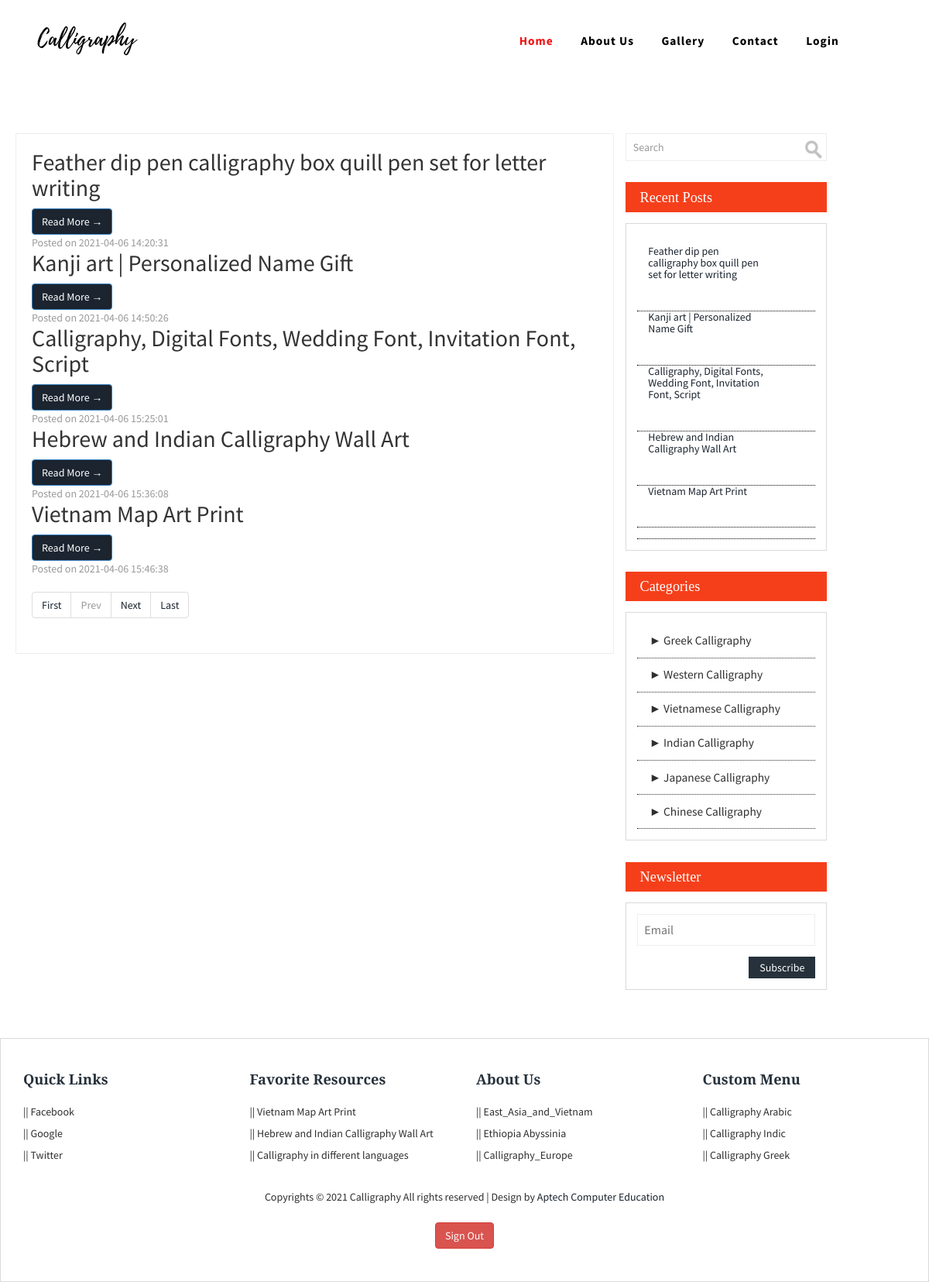
Screenshot of /search.php with the database file from the repository.
### tables this page shows
CREATE TABLE `post` (
  `id` int(11) NOT NULL,
  `PostTitle` longtext NOT NULL,
  `CategoryId` int(11) NOT NULL,
  `SubCategoryId` int(11) NOT NULL,
  `PostDetails` longtext NOT NULL,
  `PostingDate` timestamp NOT NULL DEFAULT current_timestamp(),
  `UpdationDate` timestamp NOT NULL DEFAULT current_timestamp(),
  `Is_Active` int(1) NOT NULL,
  `PostUrl` mediumtext NOT NULL,
  `PostImage` varchar(255) NOT NULL
);

CREATE TABLE `category` (
  `id` int(11) NOT NULL,
  `CategoryName` varchar(255) NOT NULL,
  `Description` mediumtext NOT NULL,
  `PostingDate` timestamp NOT NULL DEFAULT current_timestamp(),
  `UpdationDate` timestamp NOT NULL DEFAULT current_timestamp(),
  `Is_Active` int(1) NOT NULL
);

### search.php (the view, shortened to what this page needs)
<?php
include('partials/connect.php');
?>
<!DOCTYPE html>
<html lang="en">
<?php
include("partials/head.php");
?>
<body>
<?php include('partials/header.php'); ?>
<div class="container" style="padding: 20px;">
    <div class="row" style="margin-top: 4%">
        <div class="col-md-8" style="height: 100%;border: 1px solid #eee;padding: 20px;">
            <?php
            if (isset($_GET['pageno'])) :
                $pageno = $_GET['pageno'];
            else :
                $pageno = 1;
            endif;
            $no_of_records_per_page = 5;
            $offset = ($pageno - 1) * $no_of_records_per_page;
            $total_pages_sql = "SELECT COUNT(*) FROM post";
            if (isset($conn)) {
                $result = mysqli_query($conn, $total_pages_sql);
            }
            $total_rows = mysqli_fetch_array($result)[0];
            $total_pages = ceil($total_rows / $no_of_records_per_page);
            $query = mysqli_query($conn, "select post.id as pid,post.PostTitle as posttitle,
       category.CategoryName as category,subcategory.Subcategory as subcategory,post.PostDetails as postdetails,
       post.PostingDate as postingdate,post.PostUrl as url from post left join category
        on category.id=post.CategoryId left join  subcategory on  subcategory.SubCategoryId=post.SubCategoryId
        where post.PostTitle like '%$st%' and post.Is_Active=1 LIMIT $offset, $no_of_records_per_page");
            $rowcount = mysqli_num_rows($query);
            if ($rowcount == 0):
                echo "No record found";
            else :
                while ($row = mysqli_fetch_array($query)) :
                    ?>
                    <div class="card mb-4">
                        <div class="card-body">
                            <h2 class="card-title"><?php echo htmlentities($row['posttitle']); ?></h2>
                            <a href="feedback.php?nid=<?php echo htmlentities($row['pid']) ?>" class="btn btn-primary">Read
                                More &rarr;</a>
                        </div>
                        <div class="card-footer text-muted">
                            Posted on <?php echo htmlentities($row['postingdate']); ?>
                        </div>
                    </div>
                <?php endwhile; ?>
                <ul class="pagination justify-content-center mb-4">
                    <li class="page-item"><a href="?pageno=1" class="page-link">First</a></li>
                    <li class="<?php if ($pageno <= 1) {
                        echo 'disabled';
                    } ?> page-item">
                        <a href="<?php if ($pageno <= 1) {
                            echo '#';
                        } else {
                            echo "?pageno=" . ($pageno - 1);
                        } ?>" class="page-link">Prev</a>
                    </li>
                    <li class="<?php if ($pageno >= $total_pages) {
                        echo 'disabled';
                    } ?> page-item">
                        <a href="<?php if ($pageno >= $total_pages) {
                            echo '#';
                        } else {
                            echo "?pageno=" . ($pageno + 1);
                        } ?> " class="page-link">Next</a>
                    </li>
                    <li class="page-item"><a href="?pageno=<?php echo $total_pages; ?>" class="page-link">Last</a></li>
                </ul>
            <?php endif; ?>
            <?php include('partials/sidebar.php'); ?>
        </div>
    </div>
<?php include('partials/footer.php'); ?>
</body>
</html>

### partials/sidebar.php
	</div>
	<div class="col-md-3 bann-left">
		<div class="b-search">
			<form name="search" action="search.php" method="post">
				<input type="text" name="searchtitle" value="Search" onfocus="this.value = '';" onblur="if (this.value == '') {this.value = 'Search';}">
				<input type="submit" value="">
			</form>
		</div>
		<h3>Recent Posts</h3>
		<div class="blo-top">
			<div class="blog-grids">
            <?php
$query=mysqli_query($conn,"select post.id as pid,post.PostTitle as posttitle from post left join category on category.id=post.CategoryId left join  subcategory on  subcategory.SubCategoryId=post.SubCategoryId limit 5");
while ($row=mysqli_fetch_array($query)) {
?>
				<div class="blog-grid-right">
					<h5> <a href="feedback.php?nid=<?php echo htmlentities($row['pid'])?>"><?php echo htmlentities($row['posttitle']);?></a></h5>
				</div>
				<div class="clearfix"> </div>
			<div class="blog-grids">
			</div>
                <?php } ?>
			</div>
		</div>
		<h3>Categories</h3>
		<div class="blo-top">
        <?php $query=mysqli_query($conn,"select id,CategoryName from category");
while($row=mysqli_fetch_array($query))
{
?>
			<li><a href="category.php?catid=<?php echo htmlentities($row['id'])?>"><?php echo htmlentities($row['CategoryName']);?></a></li>
            <?php } ?>
		</div>
		<h3>Newsletter</h3>
		<div class="blo-top">
			<div class="name">
				<form>
					<input type="text" placeholder="Email" required="">
				</form>
			</div>
			<div class="button">
				<form>
					<input type="submit" value="Subscribe">
				</form>
			</div>
				<div class="clearfix"> </div>
		</div>
	</div>
	<div class="clearfix"> </div>

### css/style.css (style rules this page uses)
h4, h5, h6, h1, h2, h3 { margin-top: 0; }
ul, ol { margin: 0; }
html, body { font-family: "Source Sans Pro", sans-serif; background: white; background-size: cover; -webkit-background-size: cover; -moz-background-size: cover; -o-background-size: cover; -ms-background-size: cover; }
body a { transition: 0.5s all; -webkit-transition: 0.5s all; -moz-transition: 0.5s all; -o-transition: 0.5s all; -ms-transition: 0.5s all; }
*, *:after, *::before { -webkit-box-sizing: border-box; -moz-box-sizing: border-box; box-sizing: border-box; }
.b-search { position: relative; border: 1px solid #eee; padding: 0.5em 0; background: #fff; }
.b-search input[type="text"] { width: 80%; outline: none; padding: 0em 0.6em; font-size: 1em; color: #999; position: relative; border: none; }
.b-search input[type="submit"] { background: url(../images/search-icon.png) no-repeat 0px 2px; border: none; height: 26px; width: 26px; display: inline-block; position: absolute; outline: none; cursor: pointer; top: 6px; right: 2px; }
.blog-grids { padding: 1em 0; border-bottom: 1px dotted #000; }
.blog-grid-right { float: left; width: 66%; margin-left: 1em; }
.blo-top { padding: 1em 1em; border: 1px solid #d8dadc; margin: 1em 0; }
.blo-top li { display: block; line-height: 2em; border-bottom: 1px dotted #302e2e; }
.blo-top li a { color: #302e2e; font-size: 1.1em; line-height: 2.8em; padding: 1em; text-decoration: none; }
.bann-left h3 { background: #f53f1a; color: #fff; padding: 0.5em 1em; margin: 1.5em 0 0; font-size: 1.3em; font-family: "Libre Baskerville", serif; }
.blo-top form input[type="text"] { width: 100%; color: #898888; outline: none; font-size: 16px; padding: 0.5em; border: 1px solid #eee; -webkit-appearance: none; }
.blo-top form input[type="submit"] { background: #26313b; padding: 0.3em 1em; color: #fff; font-size: 14px; font-weight: 400; display: block; outline: none; border: none; width: 100%; }
.button { margin: 1em 0 0; float: right; }

### rows the page displays
post: PostTitle "Feather dip pen calligraphy box quill pen set for letter writing", PostingDate "2021-04-06 14:20:31"
post: PostTitle "Kanji art | Personalized Name Gift", PostingDate "2021-04-06 14:50:26"
post: PostTitle "Calligraphy, Digital Fonts, Wedding Font, Invitation Font, Script", PostingDate "2021-04-06 15:25:01"
post: PostTitle "Hebrew and Indian Calligraphy Wall Art", PostingDate "2021-04-06 15:36:08"
post: PostTitle "Vietnam Map Art Print", PostingDate "2021-04-06 15:46:38"
category: CategoryName "► Greek Calligraphy"
category: CategoryName "► Western Calligraphy"
category: CategoryName "► Vietnamese Calligraphy"
category: CategoryName "► Indian Calligraphy"
category: CategoryName "► Japanese Calligraphy"
category: CategoryName "► Chinese Calligraphy"
